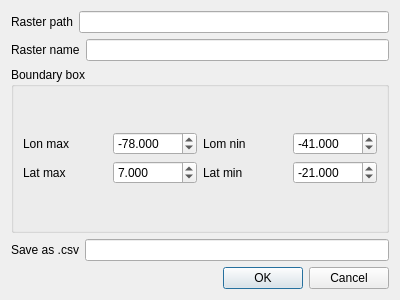
<?xml version="1.0" encoding="UTF-8"?>
<ui version="4.0">
 <class>RasterData02DialogBase</class>
 <widget class="QDialog" name="RasterData02DialogBase">
  <property name="geometry">
   <rect>
    <x>0</x>
    <y>0</y>
    <width>400</width>
    <height>300</height>
   </rect>
  </property>
  <property name="windowTitle">
   <string>Raster Data02</string>
  </property>
  <layout class="QGridLayout" name="gridLayout_2">
   <item row="0" column="0">
    <layout class="QGridLayout" name="gridLayout">
     <item row="0" column="0">
      <layout class="QVBoxLayout" name="verticalLayout_4">
       <item>
        <layout class="QHBoxLayout" name="horizontalLayout">
         <item>
          <widget class="QLabel" name="label">
           <property name="text">
            <string>Raster path</string>
           </property>
          </widget>
         </item>
         <item>
          <widget class="QLineEdit" name="lineEditPath"/>
         </item>
        </layout>
       </item>
       <item>
        <layout class="QHBoxLayout" name="horizontalLayout_2">
         <item>
          <widget class="QLabel" name="label_2">
           <property name="text">
            <string>Raster name</string>
           </property>
          </widget>
         </item>
         <item>
          <widget class="QLineEdit" name="lineEditName"/>
         </item>
        </layout>
       </item>
      </layout>
     </item>
     <item row="1" column="0">
      <widget class="QGroupBox" name="groupBox">
       <property name="title">
        <string>Boundary box</string>
       </property>
       <layout class="QVBoxLayout" name="verticalLayout_3">
        <item>
         <layout class="QHBoxLayout" name="horizontalLayout_7">
          <item>
           <layout class="QVBoxLayout" name="verticalLayout">
            <item>
             <layout class="QHBoxLayout" name="horizontalLayout_3">
              <item>
               <widget class="QLabel" name="label_3">
                <property name="text">
                 <string>Lon max</string>
                </property>
               </widget>
              </item>
              <item>
               <widget class="QDoubleSpinBox" name="doubleSpinBoxLonmax">
                <property name="decimals">
                 <number>3</number>
                </property>
                <property name="minimum">
                 <double>-180.000000000000000</double>
                </property>
                <property name="maximum">
                 <double>180.000000000000000</double>
                </property>
                <property name="singleStep">
                 <double>0.001000000000000</double>
                </property>
                <property name="value">
                 <double>-78.000000000000000</double>
                </property>
               </widget>
              </item>
             </layout>
            </item>
            <item>
             <layout class="QHBoxLayout" name="horizontalLayout_4">
              <item>
               <widget class="QLabel" name="label_4">
                <property name="text">
                 <string>Lat max</string>
                </property>
               </widget>
              </item>
              <item>
               <widget class="QDoubleSpinBox" name="doubleSpinBoxLatmax">
                <property name="decimals">
                 <number>3</number>
                </property>
                <property name="minimum">
                 <double>-180.000000000000000</double>
                </property>
                <property name="maximum">
                 <double>180.000000000000000</double>
                </property>
                <property name="singleStep">
                 <double>0.001000000000000</double>
                </property>
                <property name="value">
                 <double>7.000000000000000</double>
                </property>
               </widget>
              </item>
             </layout>
            </item>
           </layout>
          </item>
          <item>
           <layout class="QVBoxLayout" name="verticalLayout_2">
            <item>
             <layout class="QHBoxLayout" name="horizontalLayout_5">
              <item>
               <widget class="QLabel" name="label_5">
                <property name="text">
                 <string>Lom nin</string>
                </property>
               </widget>
              </item>
              <item>
               <widget class="QDoubleSpinBox" name="doubleSpinBoxLonmin">
                <property name="decimals">
                 <number>3</number>
                </property>
                <property name="minimum">
                 <double>-180.000000000000000</double>
                </property>
                <property name="maximum">
                 <double>180.000000000000000</double>
                </property>
                <property name="singleStep">
                 <double>0.001000000000000</double>
                </property>
                <property name="value">
                 <double>-41.000000000000000</double>
                </property>
               </widget>
              </item>
             </layout>
            </item>
            <item>
             <layout class="QHBoxLayout" name="horizontalLayout_6">
              <item>
               <widget class="QLabel" name="label_6">
                <property name="text">
                 <string>Lat min</string>
                </property>
               </widget>
              </item>
              <item>
               <widget class="QDoubleSpinBox" name="doubleSpinBoxLatmin">
                <property name="decimals">
                 <number>3</number>
                </property>
                <property name="minimum">
                 <double>-180.000000000000000</double>
                </property>
                <property name="maximum">
                 <double>180.000000000000000</double>
                </property>
                <property name="singleStep">
                 <double>0.001000000000000</double>
                </property>
                <property name="value">
                 <double>-21.000000000000000</double>
                </property>
               </widget>
              </item>
             </layout>
            </item>
           </layout>
          </item>
         </layout>
        </item>
       </layout>
      </widget>
     </item>
     <item row="2" column="0">
      <layout class="QHBoxLayout" name="horizontalLayout_8">
       <item>
        <widget class="QLabel" name="label_7">
         <property name="text">
          <string>Save as .csv</string>
         </property>
        </widget>
       </item>
       <item>
        <widget class="QLineEdit" name="lineEditSave"/>
       </item>
      </layout>
     </item>
     <item row="3" column="0">
      <widget class="QDialogButtonBox" name="button_box">
       <property name="orientation">
        <enum>Qt::Horizontal</enum>
       </property>
       <property name="standardButtons">
        <set>QDialogButtonBox::Cancel|QDialogButtonBox::Ok</set>
       </property>
      </widget>
     </item>
    </layout>
   </item>
  </layout>
 </widget>
 <resources/>
 <connections>
  <connection>
   <sender>button_box</sender>
   <signal>accepted()</signal>
   <receiver>RasterData02DialogBase</receiver>
   <slot>accept()</slot>
   <hints>
    <hint type="sourcelabel">
     <x>20</x>
     <y>20</y>
    </hint>
    <hint type="destinationlabel">
     <x>20</x>
     <y>20</y>
    </hint>
   </hints>
  </connection>
  <connection>
   <sender>button_box</sender>
   <signal>rejected()</signal>
   <receiver>RasterData02DialogBase</receiver>
   <slot>reject()</slot>
   <hints>
    <hint type="sourcelabel">
     <x>20</x>
     <y>20</y>
    </hint>
    <hint type="destinationlabel">
     <x>20</x>
     <y>20</y>
    </hint>
   </hints>
  </connection>
 </connections>
</ui>
